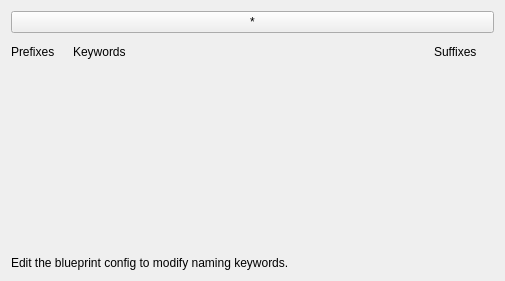
<?xml version="1.0" encoding="UTF-8"?>
<ui version="4.0">
 <class>QuickNameEditor</class>
 <widget class="QWidget" name="QuickNameEditor">
  <property name="geometry">
   <rect>
    <x>0</x>
    <y>0</y>
    <width>505</width>
    <height>281</height>
   </rect>
  </property>
  <property name="windowTitle">
   <string>Form</string>
  </property>
  <layout class="QVBoxLayout" name="verticalLayout_4" stretch="0,0,1,0">
   <property name="spacing">
    <number>2</number>
   </property>
   <item>
    <widget class="QPushButton" name="set_name_btn">
     <property name="statusTip">
      <string>The current constructed name. Click to rename the selected node(s).</string>
     </property>
     <property name="text">
      <string>*</string>
     </property>
     <property name="cssClasses" stdset="0">
      <string>large</string>
     </property>
    </widget>
   </item>
   <item>
    <spacer name="verticalSpacer_4">
     <property name="orientation">
      <enum>Qt::Vertical</enum>
     </property>
     <property name="sizeType">
      <enum>QSizePolicy::Minimum</enum>
     </property>
     <property name="sizeHint" stdset="0">
      <size>
       <width>20</width>
       <height>10</height>
      </size>
     </property>
    </spacer>
   </item>
   <item>
    <layout class="QHBoxLayout" name="horizontalLayout" stretch="0,1,0">
     <item>
      <layout class="QVBoxLayout" name="verticalLayout">
       <property name="spacing">
        <number>2</number>
       </property>
       <item>
        <widget class="QLabel" name="prefixes_title">
         <property name="minimumSize">
          <size>
           <width>60</width>
           <height>0</height>
          </size>
         </property>
         <property name="text">
          <string>Prefixes</string>
         </property>
         <property name="cssClasses" stdset="0">
          <string> section-title</string>
         </property>
        </widget>
       </item>
       <item>
        <layout class="QVBoxLayout" name="prefixes_vbox">
         <property name="spacing">
          <number>2</number>
         </property>
        </layout>
       </item>
       <item>
        <spacer name="verticalSpacer">
         <property name="orientation">
          <enum>Qt::Vertical</enum>
         </property>
         <property name="sizeHint" stdset="0">
          <size>
           <width>20</width>
           <height>40</height>
          </size>
         </property>
        </spacer>
       </item>
      </layout>
     </item>
     <item>
      <layout class="QVBoxLayout" name="verticalLayout_2">
       <property name="spacing">
        <number>2</number>
       </property>
       <item>
        <widget class="QLabel" name="keywords_title">
         <property name="text">
          <string>Keywords</string>
         </property>
         <property name="cssClasses" stdset="0">
          <string> section-title</string>
         </property>
        </widget>
       </item>
       <item>
        <layout class="QVBoxLayout" name="keywords_vbox">
         <property name="spacing">
          <number>2</number>
         </property>
        </layout>
       </item>
       <item>
        <spacer name="verticalSpacer_2">
         <property name="orientation">
          <enum>Qt::Vertical</enum>
         </property>
         <property name="sizeHint" stdset="0">
          <size>
           <width>20</width>
           <height>40</height>
          </size>
         </property>
        </spacer>
       </item>
      </layout>
     </item>
     <item>
      <layout class="QVBoxLayout" name="verticalLayout_3">
       <property name="spacing">
        <number>2</number>
       </property>
       <item>
        <widget class="QLabel" name="suffixes_title">
         <property name="minimumSize">
          <size>
           <width>60</width>
           <height>0</height>
          </size>
         </property>
         <property name="text">
          <string>Suffixes</string>
         </property>
         <property name="cssClasses" stdset="0">
          <string> section-title</string>
         </property>
        </widget>
       </item>
       <item>
        <layout class="QVBoxLayout" name="suffixes_vbox">
         <property name="spacing">
          <number>2</number>
         </property>
        </layout>
       </item>
       <item>
        <spacer name="verticalSpacer_3">
         <property name="orientation">
          <enum>Qt::Vertical</enum>
         </property>
         <property name="sizeHint" stdset="0">
          <size>
           <width>20</width>
           <height>40</height>
          </size>
         </property>
        </spacer>
       </item>
      </layout>
     </item>
    </layout>
   </item>
   <item>
    <widget class="QLabel" name="help_label">
     <property name="text">
      <string>Edit the blueprint config to modify naming keywords.</string>
     </property>
     <property name="cssClasses" stdset="0">
      <string>help</string>
     </property>
    </widget>
   </item>
  </layout>
 </widget>
 <resources/>
 <connections/>
</ui>
